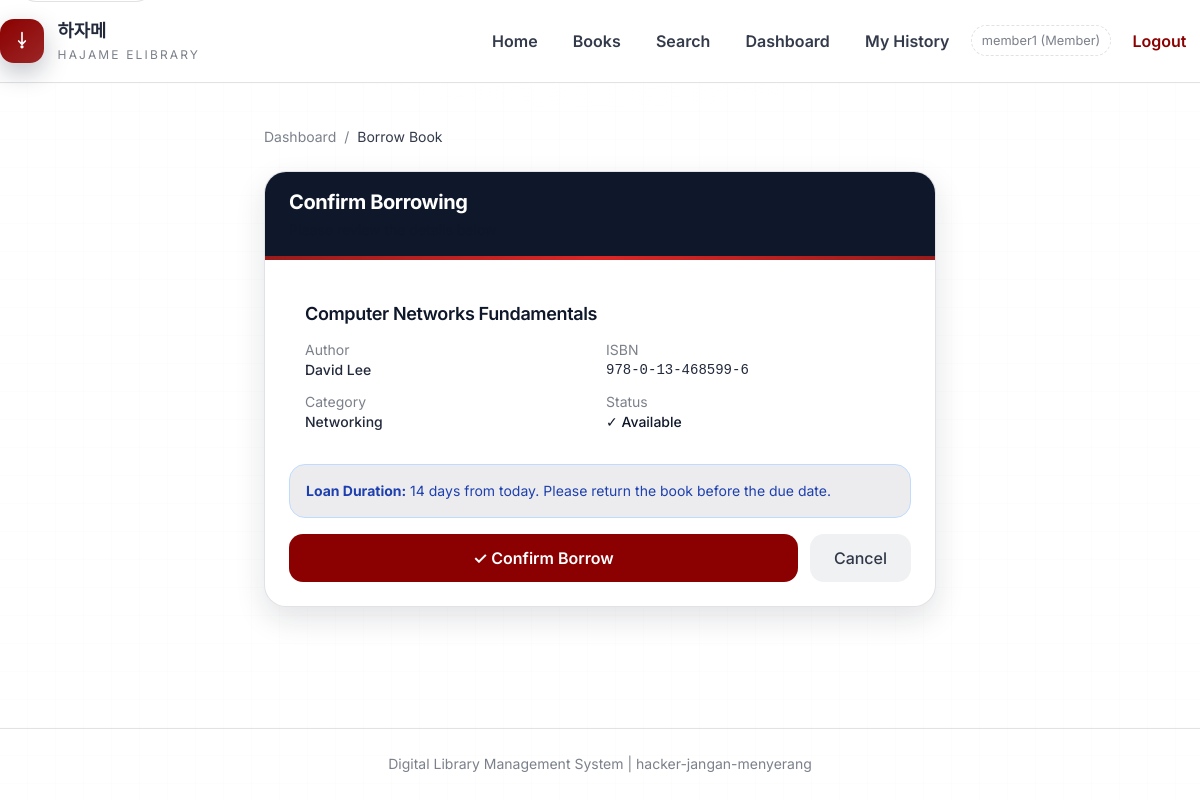
The page /member/borrow/6/ (signed in) on the database its author committed.
### main/models.py (models this page shows, shortened)
class User(AbstractUser):
    class Role(models.TextChoices):
        MEMBER = 'member', 'Member'
        LIBRARIAN = 'librarian', 'Librarian'
        ADMIN = 'admin', 'Admin'
    role = models.CharField(
        max_length=20,
        choices=Role.choices,
        default=Role.MEMBER
    )
    employee_id = models.CharField(
        max_length=50,
        blank=True,
        null=True,
        help_text="Employee ID for Librarian role"
    )
    membership_number = models.CharField(
        max_length=50,
        blank=True,
        null=True,
        help_text="Membership number for Member role"
    )
    class Meta:
        db_table = 'users'

class Book(models.Model):
    class Status(models.TextChoices):
        AVAILABLE = 'available', 'Available'
        NOT_AVAILABLE = 'not_available', 'Not Available'
    title = models.CharField(max_length=255)
    author = models.CharField(max_length=255)
    isbn = models.CharField(
        max_length=20,
        validators=[RegexValidator(
            regex=r'^[0-9\-]+$',
            message='ISBN can only contain numbers and hyphens'
        )]
    )
    description = models.TextField(blank=True)
    status = models.CharField(
        max_length=20,
        choices=Status.choices,
        default=Status.AVAILABLE
    )
    ebook_file = models.FileField(
        upload_to='ebooks/',
        blank=True,
        null=True
    )
    category = models.ForeignKey(
        Category,
        on_delete=models.SET_NULL,
        null=True,
        related_name='books'
    )
    is_deleted = models.BooleanField(default=False)
    created_by = models.ForeignKey(
        User,
        on_delete=models.SET_NULL,
        null=True,
        related_name='books_created'
    )
    created_at = models.DateTimeField(auto_now_add=True)
    updated_at = models.DateTimeField(auto_now=True)
    class Meta:
        db_table = 'books'

class Category(models.Model):
    name = models.CharField(
        max_length=100,
        validators=[RegexValidator(
            regex=r'^[a-zA-Z0-9\s\-]+$',
            message='Category name can only contain letters, numbers, spaces, and hyphens'
        )]
    )
    description = models.TextField(blank=True)
    created_at = models.DateTimeField(auto_now_add=True)
    updated_at = models.DateTimeField(auto_now=True)
    class Meta:
        db_table = 'categories'
        verbose_name_plural = 'Categories'

### main/member_views.py (the view, shortened to what this page needs)
# urls.py: path('member/borrow/<int:book_id>/', member_views.borrow_book, name='borrow_book'),
@role_required('member')
@require_http_methods(["GET", "POST"])
def borrow_book(request, book_id):
    book = get_object_or_404(Book, id=book_id, is_deleted=False)
    return render(request, 'main/borrow_confirm.html', {'book': book})

### main/templates/main/borrow_confirm.html (shortened to what this page needs)
{% extends 'main/base.html' %}
{% block content %}
<div class="max-w-2xl mx-auto space-y-6">
    <nav class="flex items-center gap-2 text-sm text-slate-500">
        <a href="{% url 'main:member_dashboard' %}" class="hover:text-red-800 transition-colors">Dashboard</a>
        <span>/</span>
        <span class="text-slate-700">Borrow Book</span>
    </nav>
    <div class="bg-white rounded-2xl border border-slate-200 shadow-sm overflow-hidden">
        <div class="bg-slate-900 px-6 py-4">
            <h2 class="text-xl font-bold text-white">Confirm Borrowing</h2>
            <p class="text-slate-400 text-sm mt-1">Please review the details below</p>
        </div>
        <div class="h-1 bg-gradient-to-r from-red-800 via-red-600 to-red-800"></div>
        <div class="p-6 space-y-4">
            <div class="bg-slate-50 rounded-xl p-4 space-y-3">
                <h3 class="text-lg font-semibold text-slate-900">{{ book.title }}</h3>
                <div class="grid grid-cols-2 gap-3 text-sm">
                    <div>
                        <span class="text-slate-500">Author</span>
                        <p class="font-medium text-slate-800">{{ book.author }}</p>
                    </div>
                    <div>
                        <span class="text-slate-500">ISBN</span>
                        <p class="font-medium text-slate-800 font-mono">{{ book.isbn }}</p>
                    </div>
                    <div>
                        <span class="text-slate-500">Category</span>
                        <p class="font-medium text-slate-800">{{ book.category.name|default:"Uncategorized" }}</p>
                    </div>
                    <div>
                        <span class="text-slate-500">Status</span>
                        {% if book.status == 'available' %}
                            <p class="font-medium text-green-700">✓ Available</p>
                        {% else %}
                            <p class="font-medium text-red-700">✗ Not Available</p>
                        {% endif %}
                    </div>
                </div>
            </div>
            <div class="bg-blue-50 border border-blue-200 rounded-xl p-4">
                <p class="text-sm text-blue-800">
                    <strong>Loan Duration:</strong> 14 days from today.
                    Please return the book before the due date.
                </p>
            </div>
            {% if book.status == 'available' %}
                <form method="post" id="borrow-form">
                    <div class="flex gap-3">
                        <button type="submit"
                                id="confirm-borrow-btn"
                                class="flex-1 px-4 py-3 bg-red-800 text-white font-semibold rounded-lg
                                       hover:bg-red-900 active:bg-red-950 transition-all duration-200
                                       focus:ring-2 focus:ring-red-700/50 focus:outline-none">
                            ✓ Confirm Borrow
                        </button>
                        <a href="{% url 'main:member_dashboard' %}"
                           class="px-6 py-3 bg-slate-200 text-slate-700 font-medium rounded-lg
                                  hover:bg-slate-300 transition-colors text-center">
                            Cancel
                        </a>
                    </div>
                </form>
            {% endif %}
        </div>
    </div>
</div>
{% endblock %}

### main/templates/main/base.html (shortened to what this page needs)
{% load static %}
<!DOCTYPE html>
<html lang="en">
<head>
    <script src="https://cdn.tailwindcss.com"></script>
    <link rel="stylesheet" href="{% static 'css/style.css' %}">
</head>
<body class="app-shell bg-white text-slate-800 min-h-screen flex flex-col">
    <header class="site-header">
        <div class="container-custom header-row">
            <a href="{% url 'main:landing' %}" class="brand-link">
                <span class="brand-mark" aria-hidden="true">
                    <svg viewBox="0 0 24 24" class="w-4 h-4 text-white" fill="none" stroke="currentColor" stroke-width="2">
                        <path d="M12 2L12 16M12 16L8 12M12 16L16 12" stroke-linecap="round" stroke-linejoin="round"></path>
                        <circle cx="12" cy="19" r="1"></circle>
                    </svg>
                </span>
                <span class="brand-text">
                    <span class="brand-title">하자메</span>
                    <span class="brand-sub">Hajame eLibrary</span>
                </span>
            </a>
            <nav class="site-nav">
                <a href="{% url 'main:landing' %}" class="nav-link">Home</a>
                <a href="{% url 'main:book_list' %}" class="nav-link">Books</a>
                <a href="{% url 'main:search_books' %}" class="nav-link">Search</a>
                {% if user.is_authenticated %}
                    {% if user.role == 'member' %}
                        <a href="{% url 'main:member_dashboard' %}" class="nav-link">Dashboard</a>
                        <a href="{% url 'main:borrow_history' %}" class="nav-link">My History</a>
                    {% elif user.role == 'librarian' %}
                        <a href="{% url 'main:librarian_dashboard' %}" class="nav-link">Dashboard</a>
                        <a href="{% url 'main:book_management_list' %}" class="nav-link">Books</a>
                        <a href="{% url 'main:category_list' %}" class="nav-link">Categories</a>
                        <a href="{% url 'main:generate_report' %}" class="nav-link">Report</a>
                    {% elif user.role == 'admin' %}
                        <a href="{% url 'main:admin_dashboard' %}" class="nav-link">Dashboard</a>
                        <a href="{% url 'main:lockout_admin' %}" class="nav-link">Admin Panel</a>
                    {% endif %}
                    <span class="nav-meta">{{ user.username }} ({{ user.get_role_display }})</span>
                    <a href="{% url 'main:logout' %}" class="nav-link nav-ghost">Logout</a>
                {% else %}
                    <a href="{% url 'main:login' %}" class="nav-cta">Login</a>
                {% endif %}
            </nav>
        </div>
    </header>
    <main id="main-content" class="site-main flex-1">
        <div class="container-custom">
            {% block content %}{% endblock %}
        </div>
    </main>
    <footer class="site-footer">
        <div class="container-custom text-center text-sm">
            <p>Digital Library Management System | hacker-jangan-menyerang</p>
        </div>
    </footer>
</body>
</html>

### rows shown on the page
User: username "member1", role "Member"
Book: title "Computer Networks Fundamentals", author "David Lee", isbn "978-0-13-468599-6", category.name "Networking"
